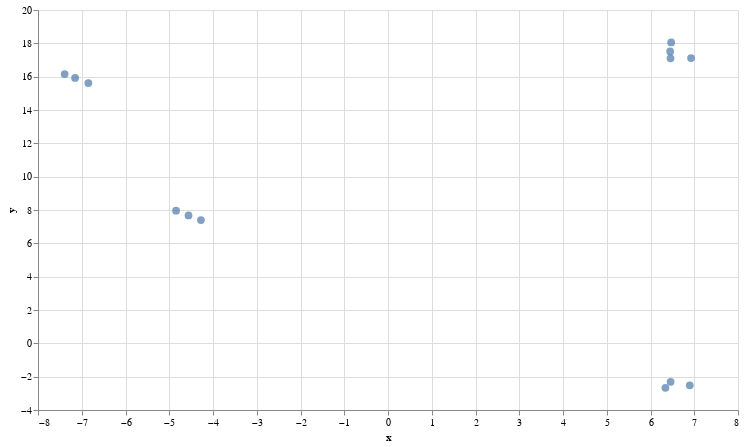

Notebook code for this chart:
### Code cell
# UMAP reduces the dimensions from 1024 to 2 dimensions that we can plot
reducer = umap.UMAP(n_neighbors=2)
umap_embeds = reducer.fit_transform(qa_confusing)
# Prepare the data to plot and interactive visualization
# using Altair
#df_explore = pd.DataFrame(data={'text': qa['text']})
#print(df_explore)

#df_explore = pd.DataFrame(data={'text': qa_df[0]})
df_explore = qa_df_confusing
df_explore['x'] = umap_embeds[:,0]
df_explore['y'] = umap_embeds[:,1]

# Plot
chart = alt.Chart(df_explore).mark_circle(size=60).encode(
    x=#'x',
    alt.X('x',
        scale=alt.Scale(zero=False)
    ),
    y=
    alt.Y('y',
        scale=alt.Scale(zero=False)
    ),
    tooltip=['text']
).properties(
    width=700,
    height=400
)
chart.interactive()

### Figure 1 — Vega-Lite specification as saved in the notebook (floating-point values rounded to 4 significant figures)
{"config": {"view": {"continuousWidth": 400, "continuousHeight": 300}}, "data": {"name": "data-9b2cbd4964642776a397862820f924b3"}, "mark": {"type": "circle", "size": 60}, "encoding": {"tooltip": [{"field": "text", "type": "nominal"}], "x": {"field": "x", "scale": {"zero": false}, "type": "quantitative"}, "y": {"field": "y", "scale": {"zero": false}, "type": "quantitative"}}, "height": 400, "selection": {"selector002": {"type": "interval", "bind": "scales", "encodings": ["x", "y"]}}, "width": 700, "$schema": "https://vega.github.io/schema/vega-lite/v4.17.0.json", "datasets": {"data-9b2cbd4964642776a397862820f924b3": [{"text": "Where is the world cup?", "x": 6.449, "y": 17.51}, {"text": "What color is the sky?", "x": -4.845, "y": 7.961}, {"text": "Where does the bear live?", "x": 6.34, "y": -2.665}, {"text": "What is an apple?", "x": -6.849, "y": 15.62}, {"text": "The world cup is in Qatar", "x": 6.458, "y": 17.1}, {"text": "The world cup is in the moon", "x": 6.472, "y": 18.06}, {"text": "The previous world cup was in Russia", "x": 6.927, "y": 17.12}, {"text": "The sky is green", "x": -4.275, "y": 7.397}, {"text": "The sky is blue", "x": -4.559, "y": 7.672}, {"text": "The bear lives in the the woods", "x": 6.46, "y": -2.305}, {"text": "The bear lives in his apartment", "x": 6.898, "y": -2.515}, {"text": "An apple is a fruit", "x": -7.153, "y": 15.92}, {"text": "Apple is a company", "x": -7.391, "y": 16.16}]}}
